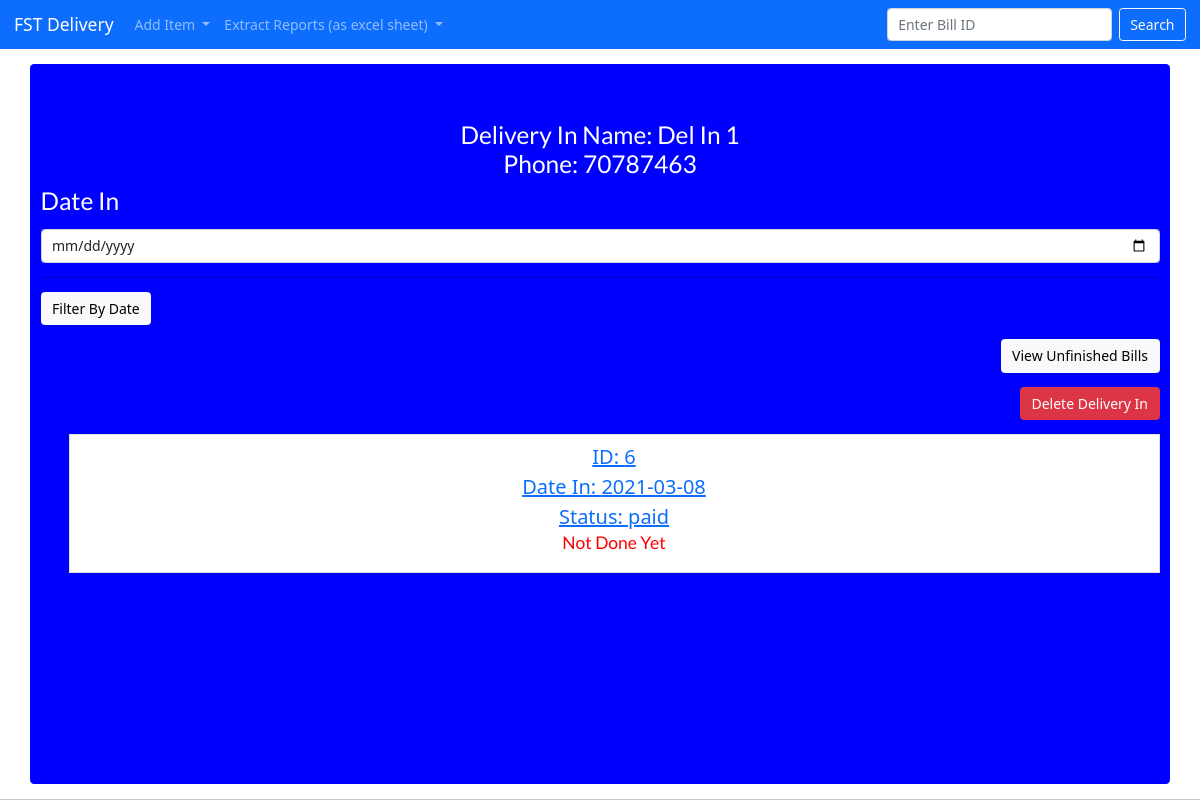
Page /delivery_in_details/8/ on the committed database.
### deliveryApp/models.py (models this page shows, shortened)
class Delivery_In(models.Model):
    Name=models.CharField(max_length=50)
    Phone = models.CharField(max_length=50)

class Bill(models.Model):
    Id = models.CharField(max_length=10, primary_key=True)
    Date_In = models.DateTimeField('Date In', null=True, blank=True)
    Date_Sent = models.DateTimeField('Date Sent', null=True, blank=True,default=None)
    Date_Paid = models.DateTimeField('Date Paid', null=True, blank=True, default=None)
    Date_Done = models.DateTimeField('Date Done', null=True, blank=True, default=None)
    Done = models.BooleanField(default=False)
    address = models.CharField(max_length=100000,default="Address not found")
    delivery_in = models.ForeignKey(Delivery_In, on_delete=models.CASCADE)
    delivery_out = models.ForeignKey(Delivery_Out, on_delete=models.CASCADE)
    endClientName=models.CharField(max_length=100000,default="Unknown Name")
    endClientNumber=models.CharField(max_length=10000,default="03000000")
    manager = models.ForeignKey(Manager, on_delete=models.CASCADE)
    client = models.ForeignKey(Client, on_delete=models.CASCADE, null=False)
    Product_cost = models.PositiveIntegerField( default=0)
    Delivery_cost = models.PositiveIntegerField(default=0)
    Status = models.CharField(max_length=99, choices=Status_Choices, default="pending" )
    Hidden_Status =  models.CharField(max_length=99, choices=Status_Choices, default="pending" )
    Done_Refunding = models.BooleanField(default=False)

### deliveryApp/views.py (the view, shortened to what this page needs)
# urls.py: path('delivery_in_details/<int:delivery_in_id>/',views.delivery_in_details,name='delivery_in_details'),
def delivery_in_details(request, delivery_in_id ,year=0, month=0, day=0,bill_id=-1, operation='no operation'):
	lst = Bill.objects.all().filter(delivery_in=delivery_in_id)
	if year!=0:
		date=datetime.date(int(year),int(month),int(day))
	else:
		date='0-0-0'
	delivery_in=Delivery_In.objects.get(pk=delivery_in_id)
	return render(request, 'delivery_in_details.html', {'bills':lst, 'date':date, 'delivery_in':delivery_in, 'deliveryouts':Delivery_Out.objects.all()})

### deliveryApp/templatetags/deliverytags.py (called while the page is built)
def to_date(value):
	if value:
		value = str(value)
		data = value.split(' ')
		date = data[0]
		time = data[1]
		time = time.split(':')
		hr = time[0]
		minute = time[1]
		print(hr," ",minute)
		hr = int(hr)
		minute = int(minute)
		print(hr," ",minute)
		hr += 2
		hr = hr % 24
		cracked = date.split('-')
		temp = datetime.datetime(int(cracked[0]), int(cracked[1]), int(cracked[2]),12,0,0)
		if hr>=0 and (hr<2 or (hr==2 and minute==0)):
			temp += datetime.timedelta(days=1)
		hr = str(hr)
		minute = str(minute)
		return str(temp.date())
	return "Not Sent Yet"

def get_year(value):
	string = str(value).strip()
	lst=string.split('-')
	print(lst)
	return int(lst[0])

def get_month(value):
	string = str(value).strip()
	lst=string.split('-')
	print(lst)
	return int(lst[1])

def get_day(value):
	string = str(value).strip()
	lst=string.split('-')
	print(lst)
	return int(lst[2])

### deliveryApp/templates/delivery_in_details.html (shortened to what this page needs)
{% extends "base.html" %}
{% load deliverytags %}
{% block content %}
    <link rel="stylesheet" href="https://cdnjs.cloudflare.com/ajax/libs/font-awesome/4.7.0/css/font-awesome.min.css">
<div class="container jumbotron list-group-item-danger" style="color:black;overflow-y:scroll; height:90%; margin-bottom:15px; font-size:20px; width:100% ; background-color:blue; margin-top:15px ">
<ol class="list-group">
    <h3 style="color:white; text-align: center">Delivery In Name: {{ delivery_in.Name }}
<br> Phone: {{ delivery_in.Phone }}
</h3>
	<form class="form-group" style="align:center" action="{% url 'delivery_in_details' delivery_in.pk %}" method="POST">
    <label for="requested_date" style="color:white;"><h3 >Date In</h3> <h5> </h5></label>
    <input class="form-control" id="requested_date" type="date" name="requested_date" {% if date == '0-0-0' %} value="No Date Specified" {% else %} value={{date|to_str}} {% endif %}>
    <hr>
    <input style="align-self: center" type="submit" class="btn btn-light" value="Filter By Date">
</form>
<p align="right"><a href="{% url 'delivery_in_details' delivery_in.pk  %}"><button  class="btn btn-light">View Unfinished Bills</button> </a></p>
<p align="right">
<a href="{% url 'delete_delivery_in' delivery_in.pk  %}"><button  class="btn btn-danger">Delete Delivery In</button> </a></p>
<ul>
{% if date != '0-0-0' %}
                {% for sts in bills %}
                {% if sts.Date_In|to_date == date|to_str %}
                 {{client}}
                 {% if sts.Status == 'refunded' %}
                <li name="{{sts.Id}}_item" class="list-group-item " style="text-align: center; background: yellow"><a
                    href="{% url 'bill_details' sts.Id sts.Status  %}"
                    >ID: {{sts.Id}}   <div name="{{sts.Id}}_date">Date In: {{sts.Date_In|to_date}}</div>
                <div id="{{sts.Id}}_status" >Status: {{sts.Status}} </div></a>
                {% if sts.Done_Refunding %} <h5 style="color:green">Done Refunding</h5>
                {% else %}
                <h5 id="{{sts.Id}}_notdonerefunding" style="color:red">Refunding Not Done Yet</h5>
                {% endif %}
                <div style="margin-right: 0px;padding-top:5px">
                </div>
                </li>
                {% else %}
                <li name="{{sts.Id}}_item" class="list-group-item " style="text-align: center"><a
                    href="{% url 'bill_details' sts.Id sts.Status  %}"
                    >ID: {{sts.Id}}   <div name="{{sts.Id}}_date">Date In: {{sts.Date_In|to_date}}</div>
                <div id="{{sts.Id}}_status" >Status: {{sts.Status}} </div></a>
                {% if sts.Done %}
                <h5 name="{{sts.Id}}_done" style="color: green"> Done </h5>
                {% else %}
                <h5 id="{{sts.Id}}_notdone" style="color: red"> Not Done Yet </h5>
                {% if sts.Status == 'paid' %}
                {% else %}
                <span id="done_{{sts.Id}}"></span>
                {% endif %}
                {% endif %}
                <div style="margin-right: 0px;padding-top:5px">
                {% if sts.Status == "pending"  %}
                <div id="deliveryout_{{sts.Id}}">
          <label for="deliveryout">Choose Driver Out:</label><br>
             <select class="ui search dropdown"   id="selectdeliveryout_{{sts.Id}}" >
                <option value="intro" selected disabled hidden>Search by typing the name</option>
              {% for deliveryout in deliveryouts %}
             <option  value="{{deliveryout.pk}}">{{deliveryout.Name}}</option>
           {% endfor %}
          </select><br><br></div>
          <script type="text/javascript">
          jQuery('.ui.search.dropdown')
            .dropdown();
            </script></div>
                <a name="{{sts.Id}}" class="sent" id="sent_{{sts.Id}}"> <button onclick="behave()" name="sent" type="button" id="{{sts.Id}}_sentbutton" class="btn btn-warning">Sent? </button></a>
                {% elif sts.Status == "sent" %}
                <a name="{{sts.Id}}" class="paid" id="paid_{{sts.Id}}"> <button id="{{sts.Id}}_paidbutton" type="button" onclick="behave()" name="paid" class="btn btn-info">Paid? </button></a>
                {% endif %}
                {% endif %}
                </li>
                {% endif %}
                {% endfor %}
{% else %}
                {% for sts in bills %}
                    {% if not sts.Done or sts.status == 'refunded' %}
          {% if not sts.Done_Refunding %}
           {% if sts.Status == 'refunded' %}
                    <li name="{{sts.Id}}_item" class="list-group-item " style="text-align: center; background: yellow"><a
                        href="{% url 'bill_details' sts.Id sts.Status  %}"
                        >ID: {{sts.Id}}   <div name="{{sts.Id}}_date">Date In: {{sts.Date_In|to_date}}</div>
                    <div id="{{sts.Id}}_status" >Status: {{sts.Status}} </div></a>
                    {% if sts.Done_Refunding %} <h5 style="color:green">Done Refunding</h5>
                    {% else %}
                    <h5 id="{{sts.Id}}_notdonerefunding" style="color:red">Refunding Not Done Yet</h5>
                    {% endif %}
                    <div style="margin-right: 0px;padding-top:5px">
                    </div>
                    </li>
                    {% else %}
                    <li name="{{sts.Id}}_item" class="list-group-item " style="text-align: center"><a
                        href="{% url 'bill_details' sts.Id sts.Status  %}"
                        >ID: {{sts.Id}}   <div name="{{sts.Id}}_date">Date In: {{sts.Date_In|to_date}}</div>
                    <div id="{{sts.Id}}_status" >Status: {{sts.Status}} </div></a>
                    {% if sts.Done %}
                    <h5 name="{{sts.Id}}_done" style="color: green"> Done </h5>
                    {% else %}
                    <h5 id="{{sts.Id}}_notdone" style="color: red"> Not Done Yet </h5>
                    {% endif %}
                    <div style="margin-right: 0px;padding-top:5px">
                    {% endif %}
                    </li>
                    {% endif %}
                    {% endif %}
                    {% endfor %}
{% endif %}
</div>
{% endblock %}

### rows in the picture
Delivery_In: Name "Del In 1", Phone "70787463"
Bill: Id "6", Date_In|to_date "2021-03-08", Status "paid"
